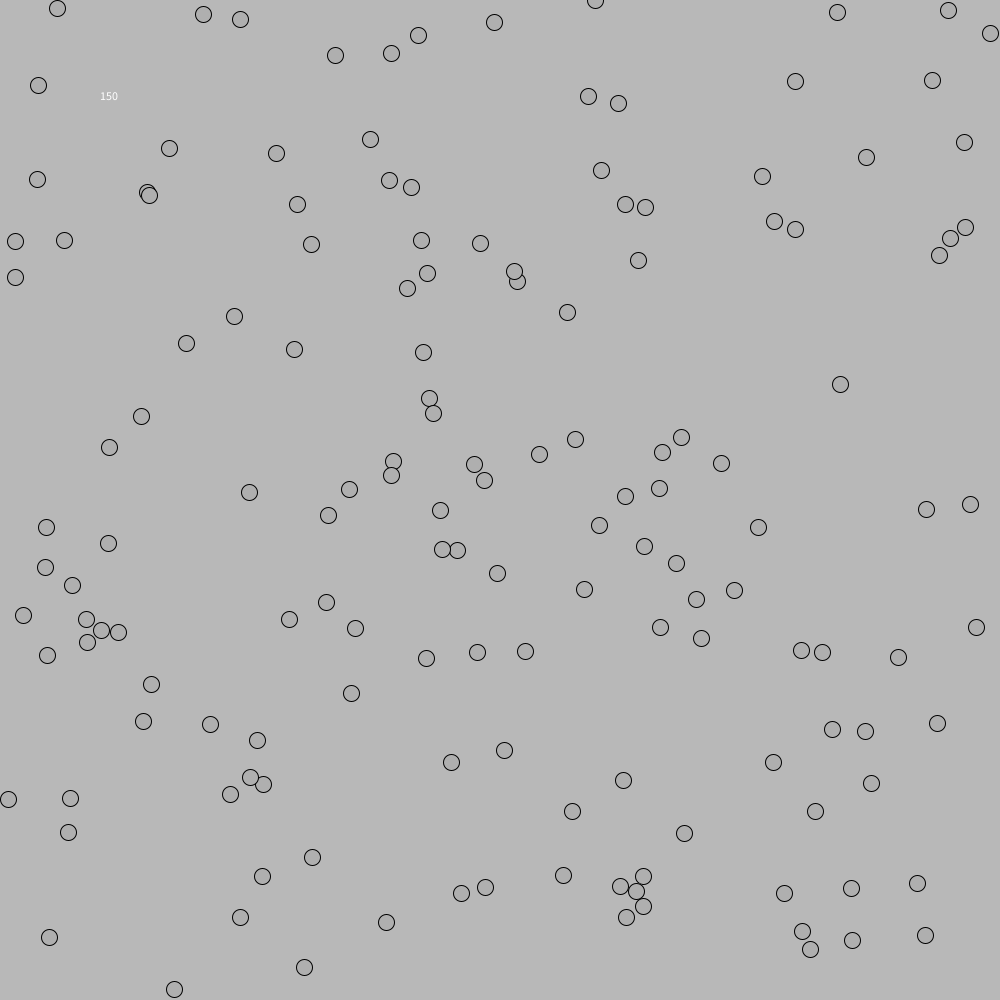
Frame 1 (no input)
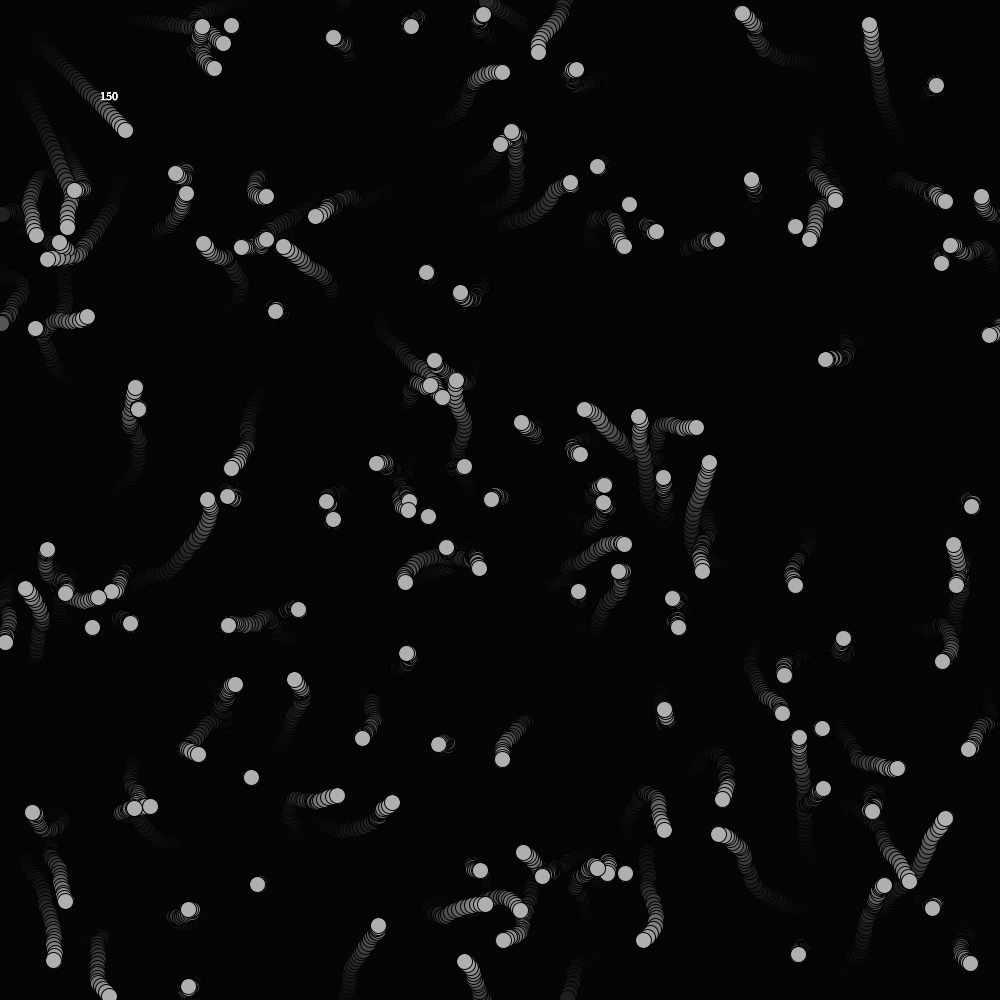
Frame 60 (the mouse pressed at the canvas centre just before this capture)
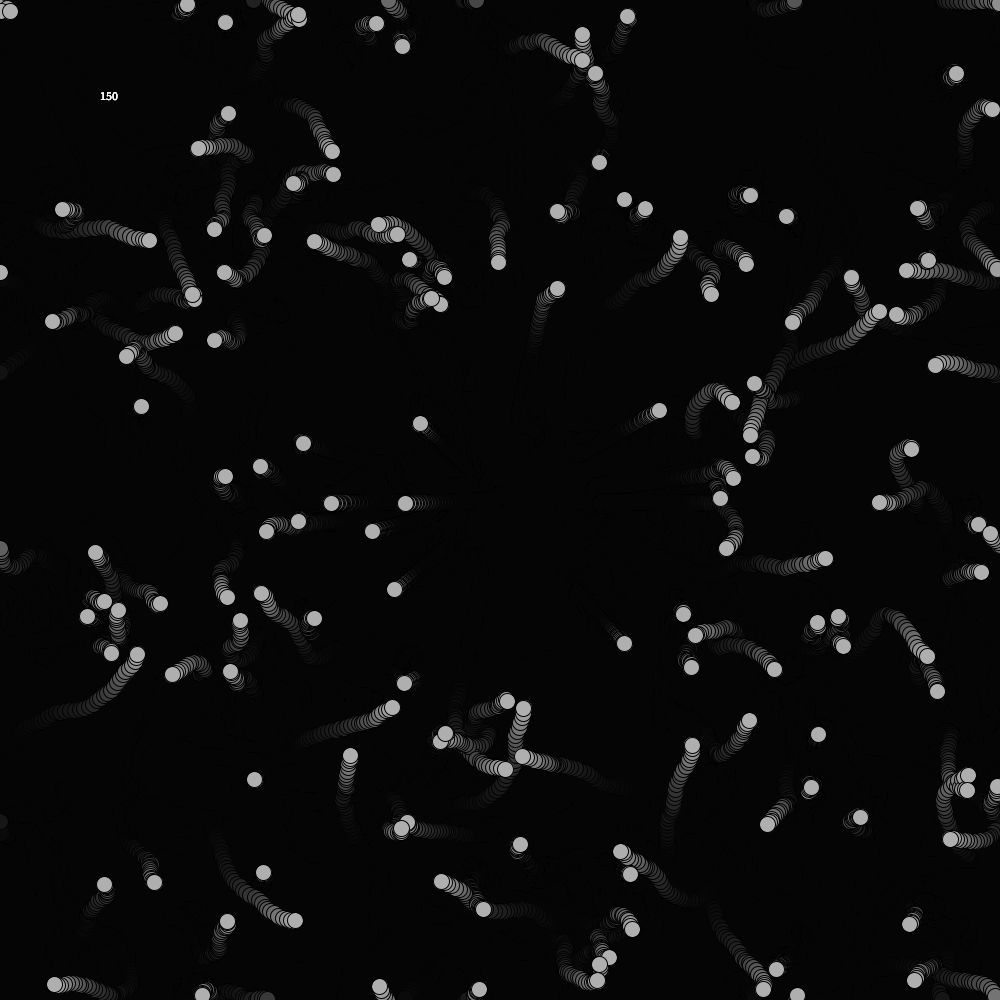
Frame 120 (the mouse held since frame 60 and released just before this capture)

The Processing sketch that drew these frames (run headless with seeded random() and noise(); from frame 60 on, the mouse is pressed at the canvas centre):

// Processing sketch: CatGame5
// ── CatGame5.pde
int nMover = 150;
Mover [] m = new Mover[150];
boolean clicked = false;
int living = nMover;
void setup()
{
  size(1000,1000);
  //fullScreen();
  for(int i = 0; i < nMover; i = i +1)
  {
  m[i] = new Mover();
}
}

void draw()
{
 noStroke();
 fill(0,0,0,25);
 rect(0,0,width,height);
  for(int i = 0; i < m.length; i = i +1)
  {
  m[i].update();
  m[i].check();
  m[i].display();
}
hud();
}
void hud()
{fill(255);
text(living,100,100);


}


void drawMe()
{
  noStroke();
  fill(255,0,100);
  circle(mouseX,mouseY,60);
}

void mousePressed()
{ 
  for(int i = 0; i < m.length; i = i +1)
  {
  m[i].bite(mouseX,mouseY);
}
}

// ── mover.pde
class Mover
{
  PVector location = new PVector(0,0);
  PVector velocity = new PVector(0,0);
  PVector acceleration1 = new PVector(0,0);
  PVector acceleration2 = new PVector(0,0);
  float max_speed = random(.5,5);
  float max_acceleration = random(.1,1);
  boolean live = true;
 // float count = 150;
  //float newCount;
  float dist = 0; //dist from mouse
  
  Mover()
  {
    this.location.x = random(width);
    this.location.y = random(height);
  }
  
  void update() 
  {
    if(live)
    {
      PVector mouse = new PVector(mouseX,mouseY);
      PVector dir = PVector.sub(mouse,location);
       dist = dir.mag();
      
      //if(dist<30) count = count-1; newCount = count;
     
      
      dir.normalize();
      dir.mult((max_acceleration* -1));
      acceleration1=dir;
    
        acceleration2 = PVector.random2D();
      if(this.dist<200)
      {
     velocity.add(acceleration1);
      }
      else
      {
        velocity.add(acceleration2);
      }
   
   
      velocity.limit(max_speed);
      location.add(velocity);
  }
  }
  
  void bite(int x, int y)
  {
 
 // if(this.dist<30) this.live = false; 
  if(live)
    {
      if(this.dist < 30)
      {
      this.live = false;
      
        living = living-1;
      
      }
  if(living<75) max_speed = random(.75,7); max_acceleration = random(.15,1.5);
  if(living<37) max_speed = random(1,10); max_acceleration = random(.2,2);
  if(living<19) max_speed = random(1.5,15); max_acceleration = random(.25,2.5);
  if(living<9) max_speed = random(2,20); max_acceleration = random(.3,3);
  if(living<5) max_speed = random(2.5,25); max_acceleration = random(.35,3.5);
  if(living<3) max_speed = random(3,30); max_acceleration = random(.4,4);
  if(living<2) max_speed = random(3.5,35); max_acceleration = random(.45,4.5);
  
  
  }
  
  }
  
  void check()
   {
   if(live)
    
  {
    if(location.x < 0) location.x = width;
    if(location.x > width) location.x = 0;
    if(location.y < 0) location.y = height;
    if(location.y > height) location.y = 0;
  }
   }
 
  void display() 
  {
    stroke(0);
    if (this.live) fill(175);
    //fill(color(random(255)));
    circle(location.x,location.y,16);
    //stroke (1);
    fill (dist, 255,255);
    //circle(mouseX,mouseY, 400);
    println(max_speed);
    }
   }
